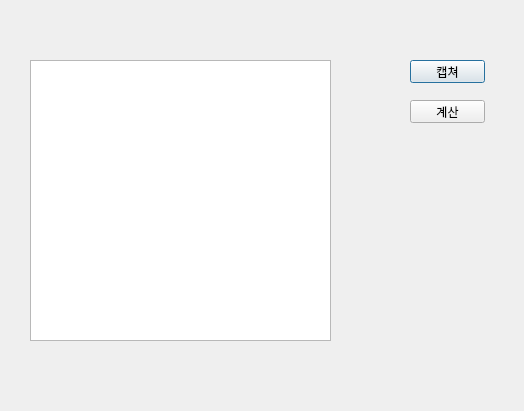
<?xml version="1.0" encoding="UTF-8"?>
<ui version="4.0">
 <class>Dialog</class>
 <widget class="QDialog" name="Dialog">
  <property name="geometry">
   <rect>
    <x>0</x>
    <y>0</y>
    <width>524</width>
    <height>411</height>
   </rect>
  </property>
  <property name="windowTitle">
   <string>Dialog</string>
  </property>
  <widget class="QPushButton" name="capture_button">
   <property name="geometry">
    <rect>
     <x>410</x>
     <y>60</y>
     <width>75</width>
     <height>23</height>
    </rect>
   </property>
   <property name="text">
    <string>캡쳐</string>
   </property>
  </widget>
  <widget class="QTextEdit" name="textEdit">
   <property name="geometry">
    <rect>
     <x>30</x>
     <y>60</y>
     <width>301</width>
     <height>281</height>
    </rect>
   </property>
   <property name="html">
    <string>&lt;!DOCTYPE HTML PUBLIC &quot;-//W3C//DTD HTML 4.0//EN&quot; &quot;http://www.w3.org/TR/REC-html40/strict.dtd&quot;&gt;
&lt;html&gt;&lt;head&gt;&lt;meta name=&quot;qrichtext&quot; content=&quot;1&quot; /&gt;&lt;style type=&quot;text/css&quot;&gt;
p, li { white-space: pre-wrap; }
&lt;/style&gt;&lt;/head&gt;&lt;body style=&quot; font-family:'Gulim'; font-size:9pt; font-weight:400; font-style:normal;&quot;&gt;
&lt;p style=&quot;-qt-paragraph-type:empty; margin-top:0px; margin-bottom:0px; margin-left:0px; margin-right:0px; -qt-block-indent:0; text-indent:0px; font-family:'Gulim';&quot;&gt;&lt;br /&gt;&lt;/p&gt;&lt;/body&gt;&lt;/html&gt;</string>
   </property>
  </widget>
  <widget class="QPushButton" name="calculator_Button">
   <property name="geometry">
    <rect>
     <x>410</x>
     <y>100</y>
     <width>75</width>
     <height>23</height>
    </rect>
   </property>
   <property name="text">
    <string>계산</string>
   </property>
  </widget>
 </widget>
 <resources/>
 <connections/>
</ui>
